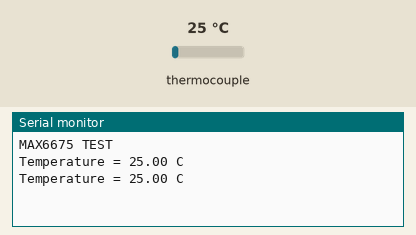
This sketch was run on a simulated Arduino Uno, built with avr-gcc and run on an emulated ATmega328P. Shown: the last lines printed to the serial monitor. Inputs (shaded band) come from the test bench; at power-on: thermocouple 25 °C.

Above: at 2.2 s.
2.3 s: thermocouple set to 6 °C
At 3.5 s:
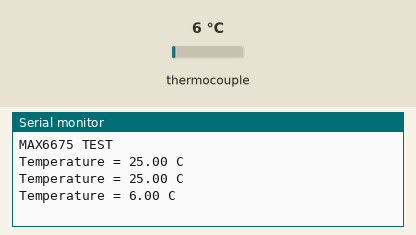
3.8 s: thermocouple set to 75 °C
At 4.8 s:
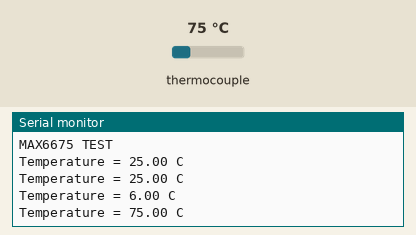
Timing chart, 0 to 6.8 s (numbered marks = the images above; inputs shaded):
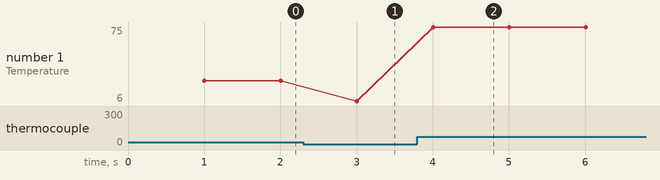

The sketch:

test_max6675.ino
```cpp
#include <Arduino.h>
#include <max6675.h>

#define SCK_PIN 18
#define CS_PIN  19
#define SO_PIN  5

MAX6675 thermocouple(
  SCK_PIN,
  CS_PIN,
  SO_PIN
);

void setup() {
  Serial.begin(115200);

  delay(1000);

  Serial.println("MAX6675 TEST");
}

void loop() {

  float temp = thermocouple.readCelsius();

  Serial.print("Temperature = ");

  if (isnan(temp)) {
    Serial.println("NaN / SENSOR ERROR");
  }
  else {
    Serial.print(temp);
    Serial.println(" C");
  }

  delay(1000);
}
```

Measured:
- after the input at 2.3 s, the serial monitor: prints a new line after 0.70 s (image 1)
- after the input at 3.8 s, the serial monitor: prints a new line after 0.20 s (image 2)
- plotted number 1: 25 → 6 after the input at 2.3 s, 6 → 75 after the input at 3.8 s
